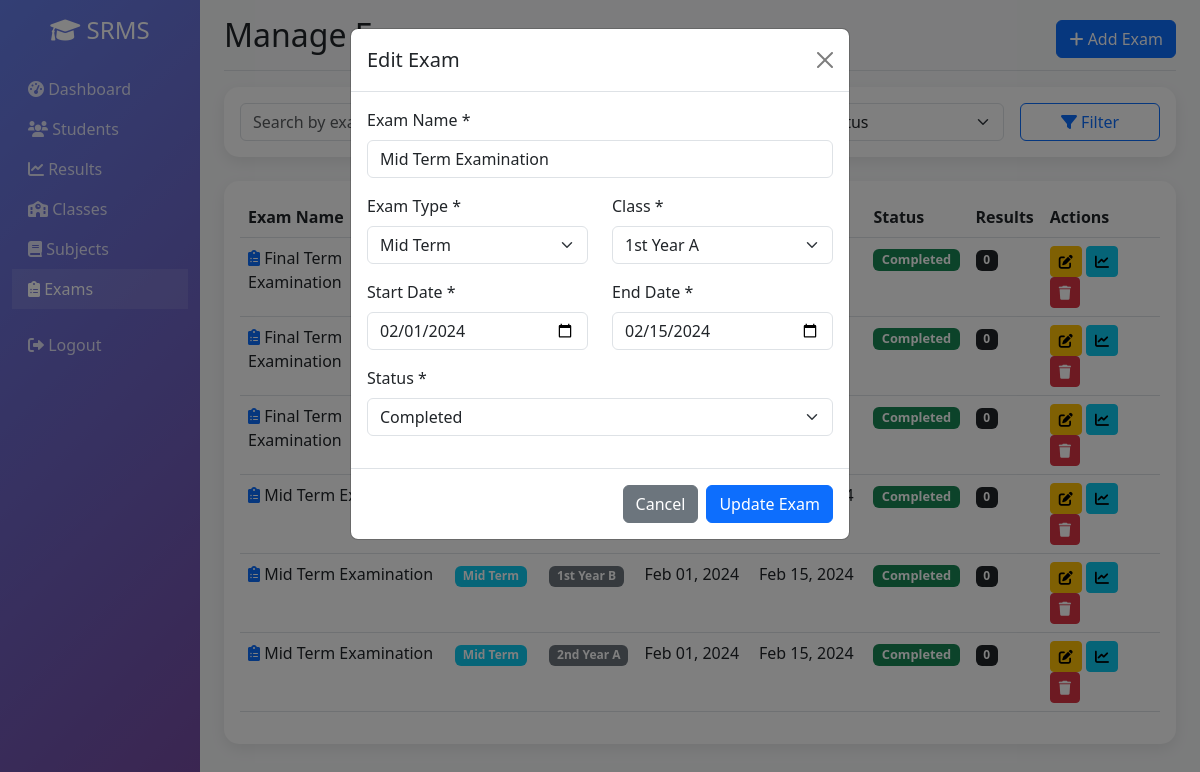
/exams.php?edit=1 (signed in), run on the app's committed database.
### tables this page shows
CREATE TABLE `exams` (
  `id` int(11) NOT NULL AUTO_INCREMENT,
  `exam_name` varchar(100) NOT NULL,
  `exam_type` enum('Mid Term','Final Term','Unit Test','Assignment') NOT NULL,
  `class_id` int(11) NOT NULL,
  `start_date` date DEFAULT NULL,
  `end_date` date DEFAULT NULL,
  `status` enum('Upcoming','Ongoing','Completed') NOT NULL DEFAULT 'Upcoming',
  `created_at` timestamp NOT NULL DEFAULT current_timestamp(),
  PRIMARY KEY (`id`),
  KEY `class_id` (`class_id`),
  CONSTRAINT `exams_ibfk_1` FOREIGN KEY (`class_id`) REFERENCES `classes` (`id`) ON DELETE CASCADE
);

CREATE TABLE `classes` (
  `id` int(11) NOT NULL AUTO_INCREMENT,
  `class_name` varchar(50) NOT NULL,
  `section` varchar(10) DEFAULT NULL,
  `created_at` timestamp NOT NULL DEFAULT current_timestamp(),
  PRIMARY KEY (`id`),
  UNIQUE KEY `class_name_section` (`class_name`, `section`)
);

### includes/functions.php (called while the page is built, shortened)
<?php
include_once 'db.php';
function sanitize($data) {
    global $conn;
    return htmlspecialchars(strip_tags(trim($conn->real_escape_string($data))));
}
?>

### exams.php (the view, shortened to what this page needs)
<?php
include_once 'includes/functions.php';
$edit_exam = null;
if (isset($_GET['edit'])) {
    $id = sanitize($_GET['edit']);
    $sql = "SELECT * FROM exams WHERE id = ?";
    $stmt = $conn->prepare($sql);
    $stmt->bind_param("i", $id);
    $stmt->execute();
    $result = $stmt->get_result();
    $edit_exam = $result->fetch_assoc();
}
$page = isset($_GET['page']) ? (int)$_GET['page'] : 1;
$limit = 15;
$offset = ($page - 1) * $limit;
$sql = "SELECT e.*, c.class_name, c.section,
        (SELECT COUNT(*) FROM results WHERE exam_id = e.id) as result_count
        FROM exams e
        JOIN classes c ON e.class_id = c.id WHERE 1=1";
$sql .= " ORDER BY e.start_date DESC LIMIT $limit OFFSET $offset";
$exams = $conn->query($sql);
$classes = $conn->query("SELECT * FROM classes ORDER BY class_name, section");
?>
<!DOCTYPE html>
<html lang="en">
<head>
    <link href="https://cdn.jsdelivr.net/npm/bootstrap@5.3.0/dist/css/bootstrap.min.css" rel="stylesheet">
    <link rel="stylesheet" href="https://cdnjs.cloudflare.com/ajax/libs/font-awesome/6.0.0/css/all.min.css">
</head>
<body>
    <div class="container-fluid">
        <div class="row">
            <nav class="col-md-3 col-lg-2 d-md-block sidebar collapse">
                <div class="position-sticky pt-3">
                    <div class="text-center mb-4">
                        <h4 class="text-white">
                            <i class="fas fa-graduation-cap"></i> SRMS
                        </h4>
                    </div>
                    <ul class="nav flex-column">
                        <li class="nav-item">
                            <a class="nav-link" href="index.php">
                                <i class="fas fa-tachometer-alt"></i> Dashboard
                            </a>
                        </li>
                        <li class="nav-item">
                            <a class="nav-link" href="students.php">
                                <i class="fas fa-users"></i> Students
                            </a>
                        </li>
                        <li class="nav-item">
                            <a class="nav-link" href="results.php">
                                <i class="fas fa-chart-line"></i> Results
                            </a>
                        </li>
                        <li class="nav-item">
                            <a class="nav-link" href="classes.php">
                                <i class="fas fa-school"></i> Classes
                            </a>
                        </li>
                        <li class="nav-item">
                            <a class="nav-link" href="subjects.php">
                                <i class="fas fa-book"></i> Subjects
                            </a>
                        </li>
                        <li class="nav-item">
                            <a class="nav-link active" href="exams.php">
                                <i class="fas fa-clipboard-list"></i> Exams
                            </a>
                        </li>
                        <li class="nav-item mt-3">
                            <a class="nav-link" href="logout.php">
                                <i class="fas fa-sign-out-alt"></i> Logout
                            </a>
                        </li>
                    </ul>
                </div>
            </nav>
            <main class="col-md-9 ms-sm-auto col-lg-10 px-md-4 main-content">
                <div class="d-flex justify-content-between flex-wrap flex-md-nowrap align-items-center pt-3 pb-2 mb-3 border-bottom">
                    <h1 class="h2">Manage Exams</h1>
                    <div class="btn-toolbar mb-2 mb-md-0">
                        <button type="button" class="btn btn-primary" data-bs-toggle="modal" data-bs-target="#addExamModal">
                            <i class="fas fa-plus"></i> Add Exam
                        </button>
                    </div>
                </div>
                <div class="card mb-4">
                    <div class="card-body">
                        <form method="GET" class="row g-3">
                            <div class="col-md-4">
                            </div>
                            <div class="col-md-3">
                            </div>
                            <div class="col-md-3">
                                <select class="form-select" name="status_filter">
                                    <option value="">All Status</option>
                                </select>
                            </div>
                            <div class="col-md-2">
                                <button type="submit" class="btn btn-outline-primary w-100">
                                    <i class="fas fa-filter"></i> Filter
                                </button>
                            </div>
                        </form>
                    </div>
                </div>
                <div class="card">
                    <div class="card-body">
                        <div class="table-responsive">
                            <table class="table table-hover">
                                <thead>
                                    <tr>
                                        <th>Exam Name</th>
                                        <th>Type</th>
                                        <th>Class</th>
                                        <th>Start Date</th>
                                        <th>End Date</th>
                                        <th>Status</th>
                                        <th>Results</th>
                                        <th>Actions</th>
                                    </tr>
                                </thead>
                                <tbody>
                                    <?php while ($exam = $exams->fetch_assoc()): ?>
                                    <tr>
                                        <td>
                                            <i class="fas fa-clipboard-list text-primary"></i>
                                            <?php echo htmlspecialchars($exam['exam_name']); ?>
                                        </td>
                                        <td>
                                            <span class="badge bg-info"><?php echo $exam['exam_type']; ?></span>
                                        </td>
                                        <td>
                                            <span class="badge bg-secondary">
                                                <?php echo $exam['class_name'] . ' ' . $exam['section']; ?>
                                            </span>
                                        </td>
                                        <td><?php echo date('M d, Y', strtotime($exam['start_date'])); ?></td>
                                        <td><?php echo date('M d, Y', strtotime($exam['end_date'])); ?></td>
                                        <td>
                                            <span class="badge status-badge bg-<?php
                                                if ($exam['status'] == 'Upcoming') echo 'warning';
                                                elseif ($exam['status'] == 'Ongoing') echo 'primary';
                                                else echo 'success';
                                            ?>">
                                                <?php echo $exam['status']; ?>
                                            </span>
                                        </td>
                                        <td>
                                            <span class="badge bg-dark"><?php echo $exam['result_count']; ?></span>
                                        </td>
                                        <td>
                                            <a href="?edit=<?php echo $exam['id']; ?>" class="btn btn-sm btn-warning btn-action">
                                                <i class="fas fa-edit"></i>
                                            </a>
                                            <a href="exam_results.php?id=<?php echo $exam['id']; ?>" class="btn btn-sm btn-info btn-action">
                                                <i class="fas fa-chart-line"></i>
                                            </a>
                                            <a href="?delete=<?php echo $exam['id']; ?>" class="btn btn-sm btn-danger btn-action" onclick="return confirm('Are you sure?')">
                                                <i class="fas fa-trash"></i>
                                            </a>
                                        </td>
                                    </tr>
                                    <?php endwhile; ?>
                                </tbody>
                            </table>
                        </div>
                    </div>
                </div>
            </main>
        </div>
    </div>
                                    <?php
                                    $classes->data_seek(0);
                                    ?>
    <?php if ($edit_exam): ?>
    <div class="modal fade show" id="editExamModal" tabindex="-1" style="display: block; background: rgba(0,0,0,0.5);">
        <div class="modal-dialog">
            <div class="modal-content">
                <div class="modal-header">
                    <h5 class="modal-title">Edit Exam</h5>
                    <a href="exams.php" class="btn-close"></a>
                </div>
                <form method="POST">
                    <div class="modal-body">
                        <div class="mb-3">
                            <label class="form-label">Exam Name *</label>
                            <input type="text" class="form-control" name="exam_name" value="<?php echo $edit_exam['exam_name']; ?>" required>
                        </div>
                        <div class="row">
                            <div class="col-md-6 mb-3">
                                <label class="form-label">Exam Type *</label>
                                <select class="form-select" name="exam_type" required>
                                    <option value="Mid Term" <?php echo $edit_exam['exam_type'] == 'Mid Term' ? 'selected' : ''; ?>>Mid Term</option>
                                </select>
                            </div>
                            <div class="col-md-6 mb-3">
                                <label class="form-label">Class *</label>
                                <select class="form-select" name="class_id" required>
                                    <?php
                                    $classes->data_seek(0);
                                    while ($class = $classes->fetch_assoc()):
                                    ?>
                                    <option value="<?php echo $class['id']; ?>" <?php echo $class['id'] == $edit_exam['class_id'] ? 'selected' : ''; ?>>
                                        <?php echo $class['class_name'] . ' ' . $class['section']; ?>
                                    </option>
                                    <?php endwhile; ?>
                                </select>
                            </div>
                        </div>
                        <div class="row">
                            <div class="col-md-6 mb-3">
                                <label class="form-label">Start Date *</label>
                                <input type="date" class="form-control" name="start_date" value="<?php echo $edit_exam['start_date']; ?>" required>
                            </div>
                            <div class="col-md-6 mb-3">
                                <label class="form-label">End Date *</label>
                                <input type="date" class="form-control" name="end_date" value="<?php echo $edit_exam['end_date']; ?>" required>
                            </div>
                        </div>
                        <div class="mb-3">
                            <label class="form-label">Status *</label>
                            <select class="form-select" name="status" required>
                                <option value="Completed" <?php echo $edit_exam['status'] == 'Completed' ? 'selected' : ''; ?>>Completed</option>
                            </select>
                        </div>
                    </div>
                    <div class="modal-footer">
                        <a href="exams.php" class="btn btn-secondary">Cancel</a>
                        <button type="submit" name="edit_exam" class="btn btn-primary">Update Exam</button>
                    </div>
                </form>
            </div>
        </div>
    </div>
    <?php endif; ?>
</body>
</html>

### exams.php (style rules this page uses)
.sidebar { min-height: 100vh; background: linear-gradient(135deg, #667eea 0%, #764ba2 100%); }
.sidebar .nav-link { color: rgba(255, 255, 255, 0.8); transition: all 0.3s; }
.sidebar .nav-link:hover, .sidebar .nav-link.active { color: white; background: rgba(255, 255, 255, 0.1); }
.main-content { background-color: #f8f9fa; min-height: 100vh; }
.card { border: none; border-radius: 15px; box-shadow: 0 5px 15px rgba(0, 0, 0, 0.08); }
.btn-action { padding: 0.25rem 0.5rem; font-size: 0.875rem; }
.status-badge { font-size: 0.8rem; }

### data on the page
exams: exam_name "Final Term Examination", status "Completed", result_count "0"
exams: exam_name "Final Term Examination", status "Completed", result_count "0"
exams: exam_name "Final Term Examination", status "Completed", result_count "0"
exams: exam_name "Mid Term Examination", status "Completed", result_count "0", exam_type "Mid Term", class_id "1st Year A", start_date "02/01/2024", end_date "02/15/2024"
exams: exam_name "Mid Term Examination", exam_type "Mid Term", class.class_name "1st Year", class.section "B", start_date "Feb 01, 2024", end_date "Feb 15, 2024", status "Completed", result_count "0"
exams: exam_name "Mid Term Examination", exam_type "Mid Term", class.class_name "2nd Year", class.section "A", start_date "Feb 01, 2024", end_date "Feb 15, 2024", status "Completed", result_count "0"
